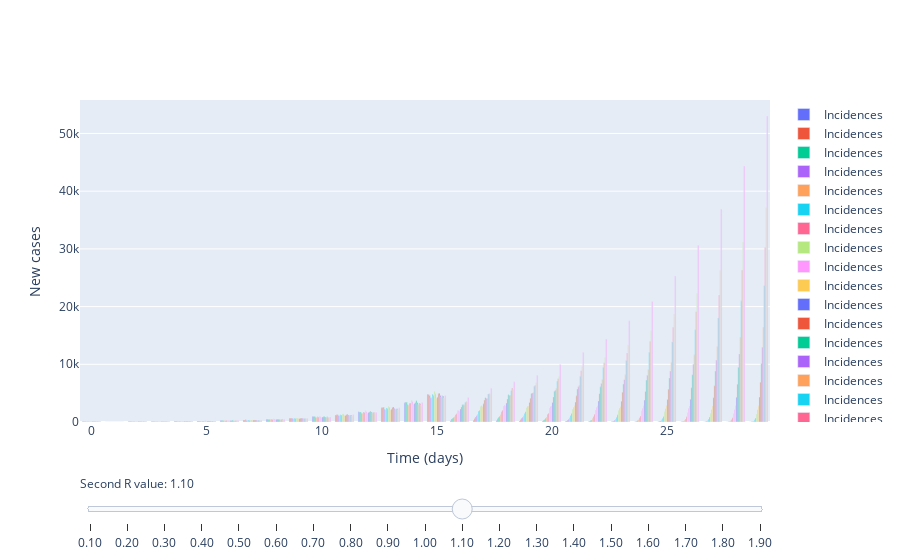

Here is the notebook cell this chart was saved with:
### Markdown cell above
### 3. Varying the second R number value

### Code cell
start_times = [0, 15]

parameters = 100 # initial number of cases

# Slider (2nd R value)
fig = go.Figure()

# Add traces, one for each slider step
for R0_2 in np.arange(0.1, 2, 0.1):
    new_rs = [3, R0_2]
    m.set_r_profile(new_rs, start_times)
    
    cases = m.simulate(parameters, times)
    
    fig.add_trace(
        go.Bar(
            x=times,
            y=cases,
            name='Incidences'
        )
        
#         go.Scatter(
#             visible=False,
#             line=dict(color="#00CED1", width=6),
#             name="𝜈 = " + str(step),
#             x=np.arange(0, 10, 0.01),
#             y=np.sin(step * np.arange(0, 10, 0.01)))
    )

# Make 10th trace visible
fig.data[10].visible = True

# Create and add slider
steps = []
for i in range(len(fig.data)):
    step = dict(
        method="update",
        args=[{"visible": [False] * len(fig.data)},
              {"title": "Slider switched to second R: " + "{:.2f}".format(np.arange(0.1, 2, 0.1)[i])}],  # layout attribute
        label="{:.2f}".format(np.arange(0.1, 2, 0.1)[i])
    )
    step["args"][0]["visible"][i] = True  # Toggle i'th trace to "visible"
    steps.append(step)

sliders = [dict(
    active=10,
    currentvalue={"prefix": "Second R value: "},
    pad={"t": 50},
    steps=steps
)]

fig.update_layout(
    sliders=sliders
)

# Add axis labels
fig.update_layout(
    xaxis_title='Time (days)',
    yaxis_title='New cases'
)

fig.show()

### Figure 1 — Plotly figure (JSON) as saved in the notebook; plotly's stock layout.template omitted (floating-point values rounded to 4 significant figures)
{"data": [{"name": "Incidences", "type": "bar", "x": [0, 1, 2, 3, 4, 5, 6, 7, 8, 9, 10, 11, 12, 13, 14, 15, 16, 17, 18, 19, 20, 21, 22, 23, 24, 25, 26, 27, 28, 29], "y": [100, 0, 70, 91, 123, 178, 245, 329, 471, 629, 940, 1210, 1773, 2448, 3323, 4817, 229, 312, 276, 186, 110, 67, 33, 22, 8, 7, 5, 0, 1, 1]}, {"name": "Incidences", "type": "bar", "x": [0, 1, 2, 3, 4, 5, 6, 7, 8, 9, 10, 11, 12, 13, 14, 15, 16, 17, 18, 19, 20, 21, 22, 23, 24, 25, 26, 27, 28, 29], "y": [100, 0, 77, 86, 124, 170, 247, 334, 466, 637, 968, 1253, 1726, 2508, 3416, 4741, 511, 622, 549, 394, 290, 167, 135, 79, 60, 33, 29, 20, 15, 10]}, {"name": "Incidences", "type": "bar", "x": [0, 1, 2, 3, 4, 5, 6, 7, 8, 9, 10, 11, 12, 13, 14, 15, 16, 17, 18, 19, 20, 21, 22, 23, 24, 25, 26, 27, 28, 29], "y": [100, 0, 66, 97, 130, 172, 244, 389, 447, 656, 958, 1264, 1749, 2551, 3415, 4610, 667, 859, 837, 629, 452, 345, 254, 187, 151, 114, 80, 61, 34, 31]}, {"name": "Incidences", "type": "bar", "x": [0, 1, 2, 3, 4, 5, 6, 7, 8, 9, 10, 11, 12, 13, 14, 15, 16, 17, 18, 19, 20, 21, 22, 23, 24, 25, 26, 27, 28, 29], "y": [100, 0, 70, 87, 106, 146, 220, 276, 420, 585, 803, 1127, 1530, 2218, 3030, 4199, 797, 1086, 1017, 826, 632, 455, 357, 305, 248, 193, 142, 136, 94, 88]}, {"name": "Incidences", "type": "bar", "x": [0, 1, 2, 3, 4, 5, 6, 7, 8, 9, 10, 11, 12, 13, 14, 15, 16, 17, 18, 19, 20, 21, 22, 23, 24, 25, 26, 27, 28, 29], "y": [100, 0, 70, 69, 134, 146, 200, 313, 413, 579, 824, 1134, 1524, 2182, 2964, 4238, 972, 1333, 1287, 1088, 859, 740, 640, 512, 443, 384, 306, 242, 207, 168]}, {"name": "Incidences", "type": "bar", "x": [0, 1, 2, 3, 4, 5, 6, 7, 8, 9, 10, 11, 12, 13, 14, 15, 16, 17, 18, 19, 20, 21, 22, 23, 24, 25, 26, 27, 28, 29], "y": [100, 0, 67, 98, 127, 182, 231, 338, 458, 646, 908, 1258, 1742, 2439, 3254, 4820, 1260, 1904, 1768, 1455, 1340, 1143, 961, 822, 744, 659, 516, 501, 433, 384]}, {"name": "Incidences", "type": "bar", "x": [0, 1, 2, 3, 4, 5, 6, 7, 8, 9, 10, 11, 12, 13, 14, 15, 16, 17, 18, 19, 20, 21, 22, 23, 24, 25, 26, 27, 28, 29], "y": [100, 0, 71, 101, 97, 160, 249, 288, 435, 607, 871, 1206, 1643, 2319, 3276, 4571, 1425, 2025, 2041, 1794, 1507, 1463, 1338, 1237, 1022, 967, 896, 863, 747, 679]}, {"name": "Incidences", "type": "bar", "x": [0, 1, 2, 3, 4, 5, 6, 7, 8, 9, 10, 11, 12, 13, 14, 15, 16, 17, 18, 19, 20, 21, 22, 23, 24, 25, 26, 27, 28, 29], "y": [100, 0, 86, 88, 128, 192, 255, 342, 555, 683, 996, 1407, 1934, 2737, 3761, 5330, 1976, 2747, 2776, 2520, 2427, 2252, 2097, 2024, 1953, 1755, 1636, 1535, 1470, 1379]}, {"name": "Incidences", "type": "bar", "x": [0, 1, 2, 3, 4, 5, 6, 7, 8, 9, 10, 11, 12, 13, 14, 15, 16, 17, 18, 19, 20, 21, 22, 23, 24, 25, 26, 27, 28, 29], "y": [100, 0, 79, 95, 126, 195, 250, 356, 500, 655, 929, 1324, 1794, 2537, 3540, 4893, 2010, 2808, 2915, 2734, 2682, 2566, 2553, 2424, 2387, 2328, 2383, 2168, 2184, 2126]}, {"name": "Incidences", "type": "bar", "x": [0, 1, 2, 3, 4, 5, 6, 7, 8, 9, 10, 11, 12, 13, 14, 15, 16, 17, 18, 19, 20, 21, 22, 23, 24, 25, 26, 27, 28, 29], "y": [100, 0, 69, 68, 135, 114, 256, 282, 412, 594, 816, 1141, 1528, 2093, 3055, 4134, 1895, 2700, 2821, 2774, 2791, 2795, 2814, 2689, 2821, 2880, 2757, 2779, 2856, 2799]}, {"name": "Incidences", "type": "bar", "visible": true, "x": [0, 1, 2, 3, 4, 5, 6, 7, 8, 9, 10, 11, 12, 13, 14, 15, 16, 17, 18, 19, 20, 21, 22, 23, 24, 25, 26, 27, 28, 29], "y": [100, 0, 66, 86, 117, 172, 203, 342, 416, 582, 862, 1142, 1634, 2222, 3219, 4299, 2263, 3146, 3290, 3385, 3376, 3459, 3660, 3608, 3808, 3890, 3928, 4213, 4297, 4326]}, {"name": "Incidences", "type": "bar", "x": [0, 1, 2, 3, 4, 5, 6, 7, 8, 9, 10, 11, 12, 13, 14, 15, 16, 17, 18, 19, 20, 21, 22, 23, 24, 25, 26, 27, 28, 29], "y": [100, 0, 72, 101, 105, 165, 228, 346, 484, 633, 908, 1262, 1737, 2503, 3399, 4874, 2602, 3793, 3985, 4119, 4346, 4534, 4912, 5145, 5293, 5672, 5933, 6288, 6527, 6881]}, {"name": "Incidences", "type": "bar", "x": [0, 1, 2, 3, 4, 5, 6, 7, 8, 9, 10, 11, 12, 13, 14, 15, 16, 17, 18, 19, 20, 21, 22, 23, 24, 25, 26, 27, 28, 29], "y": [100, 0, 84, 102, 121, 191, 283, 360, 492, 687, 973, 1348, 1861, 2612, 3667, 4991, 2995, 4215, 4704, 4933, 5315, 5703, 6088, 6577, 7267, 7646, 8209, 8831, 9503, 10128]}, {"name": "Incidences", "type": "bar", "x": [0, 1, 2, 3, 4, 5, 6, 7, 8, 9, 10, 11, 12, 13, 14, 15, 16, 17, 18, 19, 20, 21, 22, 23, 24, 25, 26, 27, 28, 29], "y": [100, 0, 66, 87, 118, 166, 220, 326, 436, 665, 870, 1198, 1723, 2322, 3347, 4591, 2983, 4069, 4630, 5034, 5489, 6090, 6688, 7341, 8111, 8817, 10023, 10727, 11803, 12934]}, {"name": "Incidences", "type": "bar", "x": [0, 1, 2, 3, 4, 5, 6, 7, 8, 9, 10, 11, 12, 13, 14, 15, 16, 17, 18, 19, 20, 21, 22, 23, 24, 25, 26, 27, 28, 29], "y": [100, 0, 63, 91, 109, 148, 228, 314, 385, 606, 811, 1108, 1603, 2212, 3024, 4331, 2984, 4098, 4669, 5110, 5850, 6357, 7359, 8175, 9094, 10358, 11641, 13070, 14712, 16452]}, {"name": "Incidences", "type": "bar", "x": [0, 1, 2, 3, 4, 5, 6, 7, 8, 9, 10, 11, 12, 13, 14, 15, 16, 17, 18, 19, 20, 21, 22, 23, 24, 25, 26, 27, 28, 29], "y": [100, 0, 81, 80, 121, 174, 232, 339, 448, 628, 902, 1223, 1681, 2309, 3307, 4605, 3361, 4848, 5432, 6195, 7047, 7923, 9450, 10650, 12105, 13877, 15991, 18035, 20993, 23625]}, {"name": "Incidences", "type": "bar", "x": [0, 1, 2, 3, 4, 5, 6, 7, 8, 9, 10, 11, 12, 13, 14, 15, 16, 17, 18, 19, 20, 21, 22, 23, 24, 25, 26, 27, 28, 29], "y": [100, 0, 70, 87, 118, 161, 219, 313, 468, 600, 794, 1224, 1665, 2311, 3157, 4522, 3496, 4891, 5829, 6382, 7490, 8880, 10266, 11955, 14001, 16427, 19106, 21994, 26284, 30247]}, {"name": "Incidences", "type": "bar", "x": [0, 1, 2, 3, 4, 5, 6, 7, 8, 9, 10, 11, 12, 13, 14, 15, 16, 17, 18, 19, 20, 21, 22, 23, 24, 25, 26, 27, 28, 29], "y": [100, 0, 70, 100, 94, 168, 209, 300, 379, 606, 791, 1055, 1588, 2134, 2958, 4162, 3454, 4862, 5664, 6855, 7914, 9608, 11158, 13361, 15834, 18694, 22345, 26293, 31196, 37181]}, {"name": "Incidences", "type": "bar", "x": [0, 1, 2, 3, 4, 5, 6, 7, 8, 9, 10, 11, 12, 13, 14, 15, 16, 17, 18, 19, 20, 21, 22, 23, 24, 25, 26, 27, 28, 29], "y": [100, 0, 77, 94, 116, 161, 241, 314, 470, 656, 878, 1293, 1708, 2451, 3386, 4591, 4250, 5833, 6969, 8091, 9968, 12086, 14383, 17526, 20887, 25284, 30637, 36901, 44354, 53010]}], "layout": {"sliders": [{"active": 10, "currentvalue": {"prefix": "Second R value: "}, "pad": {"t": 50}, "steps": [{"args": [{"visible": [true, false, false, false, false, false, false, false, false, false, false, false, false, false, false, false, false, false, false]}, {"title": "Slider switched to second R: 0.10"}], "label": "0.10", "method": "update"}, {"args": [{"visible": [false, true, false, false, false, false, false, false, false, false, false, false, false, false, false, false, false, false, false]}, {"title": "Slider switched to second R: 0.20"}], "label": "0.20", "method": "update"}, {"args": [{"visible": [false, false, true, false, false, false, false, false, false, false, false, false, false, false, false, false, false, false, false]}, {"title": "Slider switched to second R: 0.30"}], "label": "0.30", "method": "update"}, {"args": [{"visible": [false, false, false, true, false, false, false, false, false, false, false, false, false, false, false, false, false, false, false]}, {"title": "Slider switched to second R: 0.40"}], "label": "0.40", "method": "update"}, {"args": [{"visible": [false, false, false, false, true, false, false, false, false, false, false, false, false, false, false, false, false, false, false]}, {"title": "Slider switched to second R: 0.50"}], "label": "0.50", "method": "update"}, {"args": [{"visible": [false, false, false, false, false, true, false, false, false, false, false, false, false, false, false, false, false, false, false]}, {"title": "Slider switched to second R: 0.60"}], "label": "0.60", "method": "update"}, {"args": [{"visible": [false, false, false, false, false, false, true, false, false, false, false, false, false, false, false, false, false, false, false]}, {"title": "Slider switched to second R: 0.70"}], "label": "0.70", "method": "update"}, {"args": [{"visible": [false, false, false, false, false, false, false, true, false, false, false, false, false, false, false, false, false, false, false]}, {"title": "Slider switched to second R: 0.80"}], "label": "0.80", "method": "update"}, {"args": [{"visible": [false, false, false, false, false, false, false, false, true, false, false, false, false, false, false, false, false, false, false]}, {"title": "Slider switched to second R: 0.90"}], "label": "0.90", "method": "update"}, {"args": [{"visible": [false, false, false, false, false, false, false, false, false, true, false, false, false, false, false, false, false, false, false]}, {"title": "Slider switched to second R: 1.00"}], "label": "1.00", "method": "update"}, {"args": [{"visible": [false, false, false, false, false, false, false, false, false, false, true, false, false, false, false, false, false, false, false]}, {"title": "Slider switched to second R: 1.10"}], "label": "1.10", "method": "update"}, {"args": [{"visible": [false, false, false, false, false, false, false, false, false, false, false, true, false, false, false, false, false, false, false]}, {"title": "Slider switched to second R: 1.20"}], "label": "1.20", "method": "update"}, {"args": [{"visible": [false, false, false, false, false, false, false, false, false, false, false, false, true, false, false, false, false, false, false]}, {"title": "Slider switched to second R: 1.30"}], "label": "1.30", "method": "update"}, {"args": [{"visible": [false, false, false, false, false, false, false, false, false, false, false, false, false, true, false, false, false, false, false]}, {"title": "Slider switched to second R: 1.40"}], "label": "1.40", "method": "update"}, {"args": [{"visible": [false, false, false, false, false, false, false, false, false, false, false, false, false, false, true, false, false, false, false]}, {"title": "Slider switched to second R: 1.50"}], "label": "1.50", "method": "update"}, {"args": [{"visible": [false, false, false, false, false, false, false, false, false, false, false, false, false, false, false, true, false, false, false]}, {"title": "Slider switched to second R: 1.60"}], "label": "1.60", "method": "update"}, {"args": [{"visible": [false, false, false, false, false, false, false, false, false, false, false, false, false, false, false, false, true, false, false]}, {"title": "Slider switched to second R: 1.70"}], "label": "1.70", "method": "update"}, {"args": [{"visible": [false, false, false, false, false, false, false, false, false, false, false, false, false, false, false, false, false, true, false]}, {"title": "Slider switched to second R: 1.80"}], "label": "1.80", "method": "update"}, {"args": [{"visible": [false, false, false, false, false, false, false, false, false, false, false, false, false, false, false, false, false, false, true]}, {"title": "Slider switched to second R: 1.90"}], "label": "1.90", "method": "update"}]}], "xaxis": {"title": {"text": "Time (days)"}}, "yaxis": {"title": {"text": "New cases"}}}}
